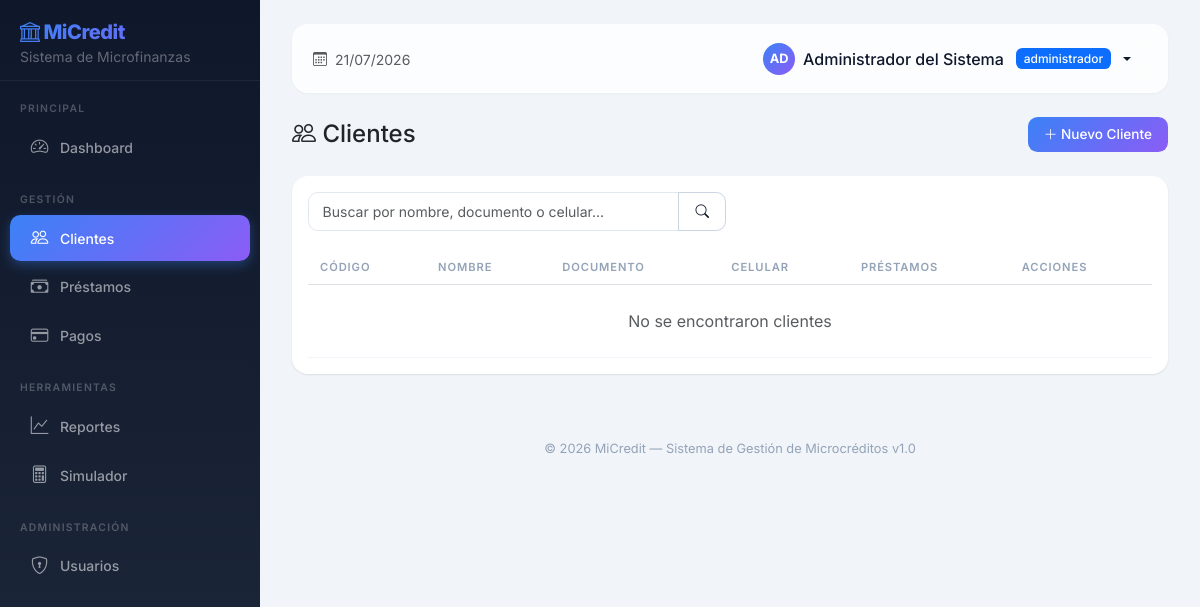
The page /clientes/ (signed in) on the database its author committed.
### app/models.py (models this page shows, shortened)
class Usuario(UserMixin, db.Model):
    __tablename__ = 'usuarios'
    id = db.Column(db.Integer, primary_key=True, autoincrement=True)
    nombre_completo = db.Column(db.String(150), nullable=False)
    email = db.Column(db.String(100), unique=True, nullable=False)
    username = db.Column(db.String(50), unique=True, nullable=False)
    password_hash = db.Column(db.String(255), nullable=False)
    rol_id = db.Column(db.Integer, db.ForeignKey('roles.id'), nullable=False)
    activo = db.Column(db.Boolean, default=True)
    ultimo_acceso = db.Column(db.DateTime)
    fecha_creacion = db.Column(db.DateTime, default=datetime.utcnow)
    fecha_actualizacion = db.Column(db.DateTime, default=datetime.utcnow)
    def has_role(self, role_name):
        return self.rol and self.rol.nombre == role_name
    def has_any_role(self, *roles):
        return self.rol and self.rol.nombre in roles

class Rol(db.Model):
    __tablename__ = 'roles'
    id = db.Column(db.Integer, primary_key=True, autoincrement=True)
    nombre = db.Column(db.String(50), unique=True, nullable=False)
    descripcion = db.Column(db.String(255))
    fecha_creacion = db.Column(db.DateTime, default=datetime.utcnow)
    usuarios = db.relationship('Usuario', backref='rol', lazy=True)

### app/routes/clientes.py (the view)
@clientes_bp.route('/')
@login_required
def listar():
    busqueda = request.args.get('q', '')
    if busqueda:
        clientes = Cliente.query.filter(
            Cliente.activo == True,
            db.or_(
                Cliente.nombre_completo.ilike(f'%{busqueda}%'),
                Cliente.numero_documento.ilike(f'%{busqueda}%'),
                Cliente.celular.ilike(f'%{busqueda}%')
            )
        ).order_by(Cliente.nombre_completo).all()
    else:
        clientes = Cliente.query.filter_by(activo=True).order_by(Cliente.nombre_completo).all()
    return render_template('clientes/listar.html', clientes=clientes, busqueda=busqueda)

### app/templates/clientes/listar.html (shortened to what this page needs)
{% extends "base.html" %}
{% block content %}
<div class="d-flex justify-content-between align-items-center mb-4">
    <h4 class="mb-0"><i class="bi bi-people"></i> Clientes</h4>
    {% if current_user.has_any_role('administrador', 'gerente', 'asesor') %}
    <a href="{{ url_for('clientes.nuevo') }}" class="btn btn-primary"><i class="bi bi-plus-lg"></i> Nuevo Cliente</a>
    {% endif %}
</div>
<div class="card">
    <div class="card-body">
        <form class="row g-2 mb-3" method="GET">
            <div class="col-md-6">
                <div class="input-group">
                    <input type="text" class="form-control" name="q" placeholder="Buscar por nombre, documento o celular..." value="{{ busqueda }}">
                    <button class="btn btn-outline-primary" type="submit"><i class="bi bi-search"></i></button>
                </div>
            </div>
        </form>
        <div class="table-responsive">
            <table class="table table-hover">
                <thead>
                    <tr>
                        <th>Código</th>
                        <th>Nombre</th>
                        <th>Documento</th>
                        <th>Celular</th>
                        <th>Préstamos</th>
                        <th>Acciones</th>
                    </tr>
                </thead>
                <tbody>
                    {% for c in clientes %}
                    <tr>
                        <td>{{ c.codigo_cliente }}</td>
                        <td><a href="{{ url_for('clientes.detalle', id=c.id) }}">{{ c.nombre_completo }}</a></td>
                        <td>{{ c.tipo_documento }}: {{ c.numero_documento }}</td>
                        <td>{{ c.celular or '-' }}</td>
                        <td><span class="badge bg-info">{{ c.prestamos|length }}</span></td>
                        <td>
                            <a href="{{ url_for('clientes.detalle', id=c.id) }}" class="btn btn-sm btn-outline-info"><i class="bi bi-eye"></i></a>
                            {% if current_user.has_any_role('administrador', 'gerente', 'asesor') %}
                            <a href="{{ url_for('clientes.editar', id=c.id) }}" class="btn btn-sm btn-outline-primary"><i class="bi bi-pencil"></i></a>
                            {% endif %}
                        </td>
                    </tr>
                    {% else %}
                    <tr><td colspan="6" class="text-center text-muted py-4">No se encontraron clientes</td></tr>
                    {% endfor %}
                </tbody>
            </table>
        </div>
    </div>
</div>
{% endblock %}

### app/templates/base.html (shortened to what this page needs)
<!DOCTYPE html>
<html lang="es">
<head>
    <link href="https://cdn.jsdelivr.net/npm/bootstrap@5.3.3/dist/css/bootstrap.min.css" rel="stylesheet">
    <link rel="stylesheet" href="https://cdn.jsdelivr.net/npm/bootstrap-icons@1.11.3/font/bootstrap-icons.min.css">
</head>
<body>
    {% if current_user.is_authenticated %}
    {% set es_admin = current_user.has_role('administrador') %}
    {% set es_gerente = current_user.has_role('gerente') %}
    {% set es_asesor = current_user.has_role('asesor') %}
    {% set es_cajero = current_user.has_role('cajero') %}
    <div class="sidebar">
        <div class="brand">
            <a href="{{ url_for('main.dashboard') }}" class="text-decoration-none">
                <h5 class="mb-0"><i class="bi bi-bank me-1"></i>MiCredit</h5>
                <small>Sistema de Microfinanzas</small>
            </a>
        </div>
        <div class="nav-section">Principal</div>
        <ul class="nav flex-column">
            <li>
                <a class="nav-link {% if request.endpoint == 'main.dashboard' %}active{% endif %}" href="{{ url_for('main.dashboard') }}">
                    <i class="bi bi-speedometer2"></i> Dashboard
                </a>
            </li>
        </ul>
        <div class="nav-section">Gestión</div>
        <ul class="nav flex-column">
            <li>
                <a class="nav-link {% if request.endpoint and 'clientes' in request.endpoint %}active{% endif %}" href="{{ url_for('clientes.listar') }}">
                    <i class="bi bi-people"></i> Clientes
                </a>
            </li>
            <li>
                <a class="nav-link {% if request.endpoint and 'prestamos' in request.endpoint %}active{% endif %}" href="{{ url_for('prestamos.listar') }}">
                    <i class="bi bi-cash-stack"></i> Préstamos
                </a>
            </li>
            {% if es_admin or es_cajero %}
            <li>
                <a class="nav-link {% if request.endpoint and 'pagos' in request.endpoint %}active{% endif %}" href="{{ url_for('pagos.listar') }}">
                    <i class="bi bi-credit-card"></i> Pagos
                </a>
            </li>
            {% endif %}
        </ul>
        <div class="nav-section">Herramientas</div>
        <ul class="nav flex-column">
            {% if es_admin or es_gerente %}
            <li>
                <a class="nav-link {% if request.endpoint and 'reportes' in request.endpoint %}active{% endif %}" href="{{ url_for('reportes.index') }}">
                    <i class="bi bi-graph-up"></i> Reportes
                </a>
            </li>
            {% endif %}
            <li>
                <a class="nav-link" href="{{ url_for('prestamos.proyectar') }}">
                    <i class="bi bi-calculator"></i> Simulador
                </a>
            </li>
        </ul>
        {% if es_admin %}
        <div class="nav-section">Administración</div>
        <ul class="nav flex-column">
            <li>
                <a class="nav-link {% if request.endpoint and 'usuarios' in request.endpoint %}active{% endif %}" href="{{ url_for('usuarios.listar') }}">
                    <i class="bi bi-shield-lock"></i> Usuarios
                </a>
            </li>
        </ul>
        {% endif %}
    </div>
    <div class="content">
        <nav class="navbar-top d-flex justify-content-between align-items-center">
            <div>
                <span class="text-muted small"><i class="bi bi-calendar3 me-1"></i> {{ now().strftime('%d/%m/%Y') }}</span>
            </div>
            <ul class="nav align-items-center">
                <li class="nav-item dropdown">
                    <a class="nav-link dropdown-toggle d-flex align-items-center gap-2" href="#" data-bs-toggle="dropdown" style="color: var(--primary-dark); font-weight: 500;">
                        <span class="d-inline-flex align-items-center justify-content-center rounded-circle" style="width: 32px; height: 32px; background: var(--accent-gradient); color: #fff; font-size: .8rem; font-weight: 700;">
                            {{ current_user.nombre_completo[:2] | upper }}
                        </span>
                        <span class="d-none d-md-inline">{{ current_user.nombre_completo }}</span>
                        <span class="badge bg-primary ms-1">{{ current_user.rol.nombre }}</span>
                    </a>
                </li>
            </ul>
        </nav>
        {% block content %}{% endblock %}
        <footer class="text-center">
            &copy; {{ now().strftime('%Y') }} MiCredit — Sistema de Gestión de Microcréditos v1.0
        </footer>
    </div>
    {% else %}
    {% block full_content %}{% endblock %}
    {% endif %}
</body>
</html>

### app/templates/base.html (style rules this page uses)
:root { --sidebar-width: 260px; --primary-dark: #0f172a; --primary-mid: #1e293b; --accent: #3b82f6; --accent-gradient: linear-gradient(135deg, #3b82f6, #8b5cf6); --success: #10b981; --warning: #f59e0b; --danger: #ef4444; }
* { font-family: 'Inter', sans-serif; }
body { background: #f1f5f9; }
.sidebar { min-height: 100vh; width: var(--sidebar-width); background: linear-gradient(180deg, var(--primary-dark) 0%, var(--primary-mid) 100%); position: fixed; top: 0; left: 0; z-index: 100; overflow-y: auto; }
.sidebar .brand { padding: 1.25rem 1.25rem .75rem; border-bottom: 1px solid rgba(255,255,255,.06); }
.sidebar .brand h5 { font-weight: 800; letter-spacing: -.5px; background: var(--accent-gradient); -webkit-background-clip: text; -webkit-text-fill-color: transparent; background-clip: text; }
.sidebar .brand small { color: rgba(255,255,255,.35); font-weight: 400; }
.sidebar .nav-section { font-size: .65rem; text-transform: uppercase; letter-spacing: .12em; color: rgba(255,255,255,.25); padding: 1.25rem 1.25rem .4rem; font-weight: 600; }
.sidebar .nav-link { color: rgba(255,255,255,.55); padding: .6rem 1.25rem; margin: .1rem .6rem; border-radius: .65rem; transition: all .2s ease; font-size: .875rem; font-weight: 500; display: flex; align-items: center; gap: .65rem; }
.sidebar .nav-link i { font-size: 1.1rem; width: 1.25rem; text-align: center; }
.sidebar .nav-link.active { color: #fff; background: var(--accent-gradient); box-shadow: 0 4px 12px rgba(59,130,246,.35); }
.content { margin-left: var(--sidebar-width); padding: 1.5rem 2rem; min-height: 100vh; }
.navbar-top { background: rgba(255,255,255,.8); backdrop-filter: blur(12px); -webkit-backdrop-filter: blur(12px); border-radius: 1rem; padding: .6rem 1.25rem; margin-bottom: 1.5rem; box-shadow: 0 1px 3px rgba(0,0,0,.04); border: 1px solid rgba(255,255,255,.5); }
.card { border: none; border-radius: 1rem; box-shadow: 0 1px 3px rgba(0,0,0,.04), 0 1px 2px rgba(0,0,0,.06); transition: all .25s ease; background: #fff; }
.table { margin-bottom: 0; }
.table th { border-top: none; font-weight: 600; font-size: .7rem; text-transform: uppercase; letter-spacing: .08em; color: #94a3b8; padding: .75rem .75rem .5rem; }
.table td { padding: .75rem; vertical-align: middle; border-color: #f1f5f9; }
.table-hover tbody tr { transition: background .15s ease; }
.btn { border-radius: .6rem; font-weight: 500; font-size: .85rem; padding: .45rem 1rem; transition: all .2s ease; }
.btn-primary { background: var(--accent-gradient); border: none; }
.btn-outline-primary { border-color: #cbd5e1; color: var(--primary-dark); }
.badge { font-weight: 500; padding: .35em .65em; border-radius: .4rem; font-size: .75rem; }
.form-control, .form-select { border-radius: .6rem; border: 1.5px solid #e2e8f0; padding: .5rem .85rem; font-size: .875rem; transition: all .2s ease; }
footer { border-top: 1px solid #f1f5f9; padding-top: 1.5rem; margin-top: 2.5rem; color: #94a3b8; font-size: .8rem; }

### rows shown on the page
Usuario: nombre_completo "AD", nombre_completo "Administrador del Sistema"
Rol: rol.nombre "administrador"
